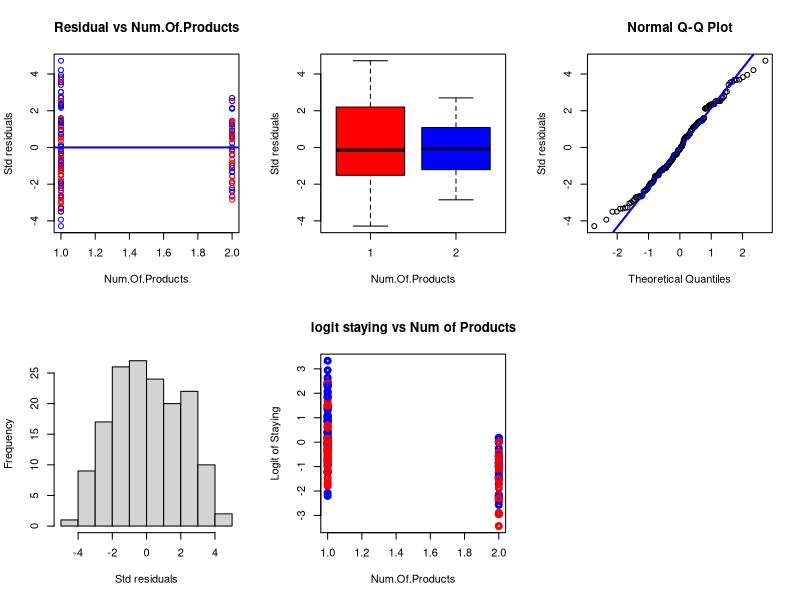
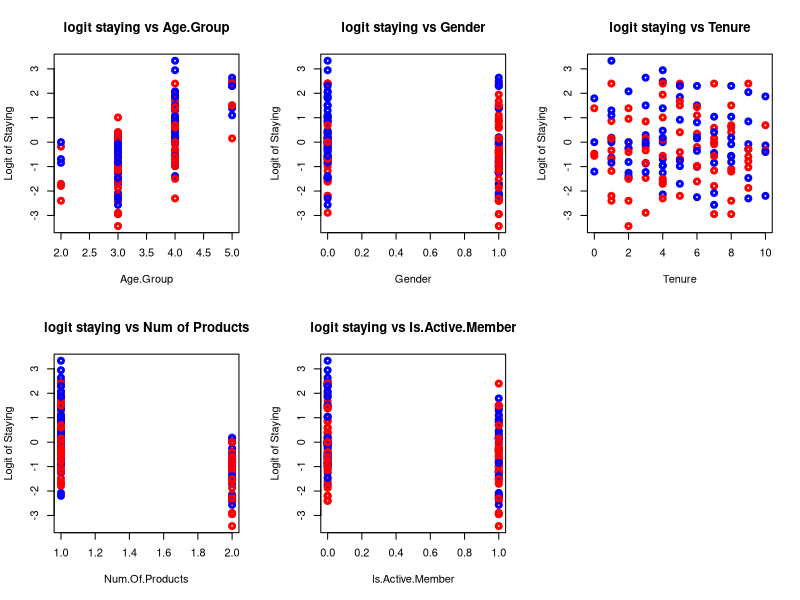
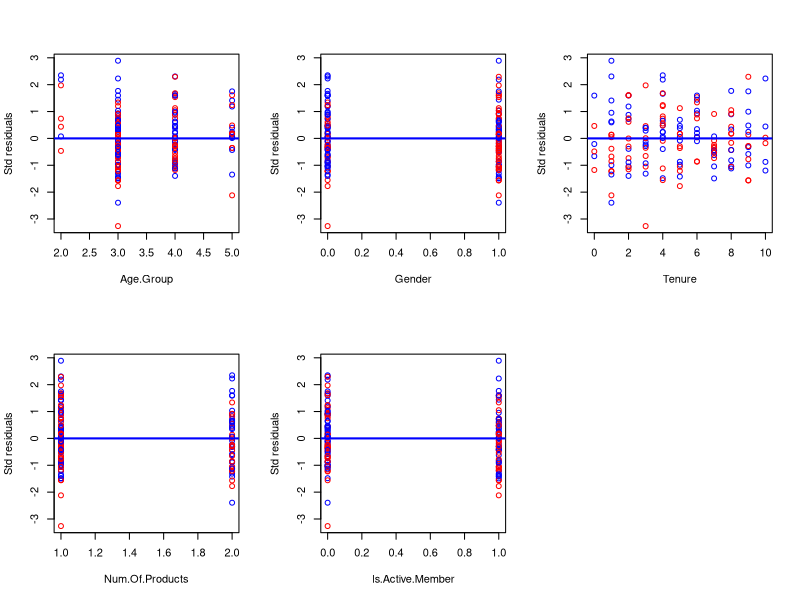
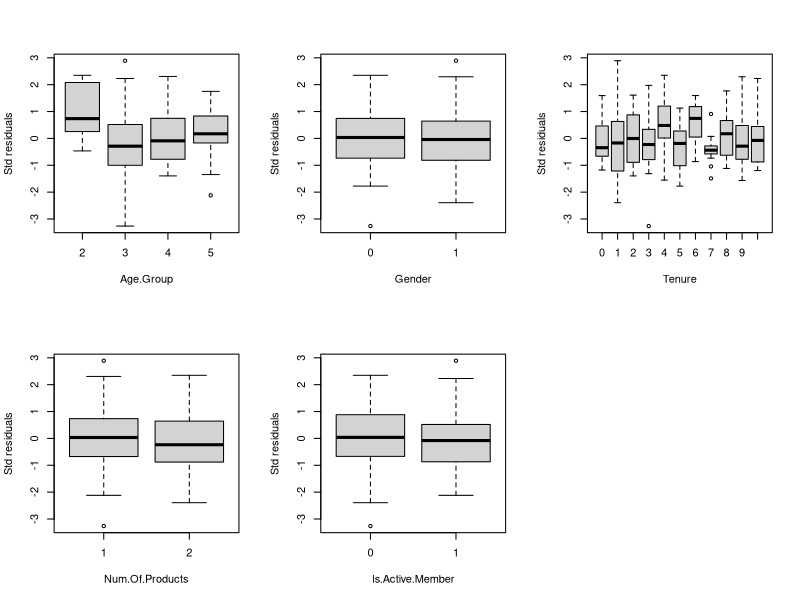
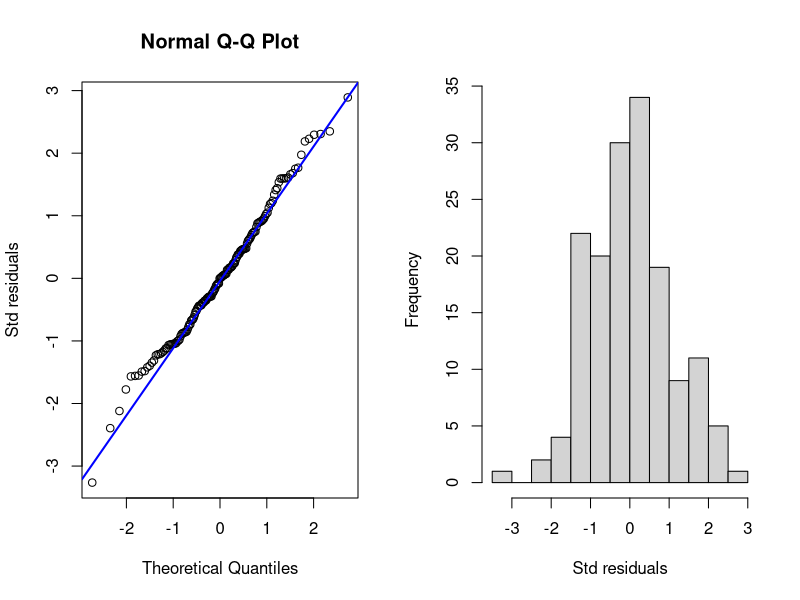

These charts were generated, in order, by the following R code:
## ---- chunk 1
knitr::opts_chunk$set(echo = TRUE)
## ---- chunk 2
# import the data
data = read.csv("hw3_data.csv", header=TRUE, fileEncoding="UTF-8-BOM")
data$Staying = data$Stay/data$Employees
head(data)
attach(data)
## ---- chunk 3
model1 = glm(Staying ~ Num.Of.Products, weights=Employees , family=binomial)
summary(model1)
## ---- chunk 4
#exp(confint(model1, level = 0.90))
# -1.7668
confint(model1, level = 0.90)
## Lower summary(model1)$coefficients[2,1] - (summary(model1)$coefficients[2,2] * qnorm(0.95))
## Upper summary(model1)$coefficients[2,1] + (summary(model1)$coefficients[2,2] * qnorm(0.95))
## ---- chunk 5
## Test for overall regression
gstat = model1$null.deviance - deviance(model1)
c(gstat, 1-pchisq(gstat,length(coef(model1))-1))

## Test for GOF: Using deviance residuals
c(deviance(model1), 1 - pchisq(deviance(model1),156))

## Test for GOF: Using Person residuals
pearres1 = residuals(model1,type="pearson")
pearson1.tvalue = sum(pearres1^2)
c(pearson1.tvalue, 1-pchisq(pearson1.tvalue,156))

## ---- chunk 6
par(mfrow=c(2,3))
#Residual Analysis
res1 = resid(model1,type="deviance")
plot(Num.Of.Products,res1,ylab="Std residuals",xlab="Num.Of.Products",
     main="Residual vs Num.Of.Products", col=c("red","blue"))
abline(0,0,col="blue",lwd=2)
boxplot(res1~Num.Of.Products,ylab = "Std residuals", col=c("red","blue"))
#Normality Assumption
qqnorm(res1, ylab="Std residuals")
qqline(res1,col="blue",lwd=2)
hist(res1,10,xlab="Std residuals", main="")

#Linearity Assumption 
plot(Num.Of.Products,log((Staying)/(1-Staying)), ylab="Logit of Staying",
     main="logit staying vs Num of Products", col=c("red","blue"),lwd=3)
## ---- chunk 7

d = deviance(model1)
d2 = sum(residuals(model1, type = "deviance")^2)
d2
n = nrow(data)
p = length(model1$coefficients) - 1

disp = d2/(n - p - 1)
disp

model1$deviance
model1$df.residual

model1$deviance/model1$df.residual
## ---- chunk 8
model2 = glm(Staying ~ Age.Group+Gender+Tenure+Num.Of.Products+Is.Active.Member, 
             weights=Employees , family=binomial)
summary(model2)
## ---- chunk 9


## ---- chunk 10

c(deviance(model2), 1 - pchisq(deviance(model2),152))

pearres2 = residuals(model2,type="pearson")
pearson2.tvalue = sum(pearres2^2)
c(pearson2.tvalue, 1-pchisq(pearson2.tvalue,152))

## ---- chunk 11
#Linearity Assumptions
par(mfrow=c(2,3))
plot(Age.Group,log((Staying)/(1-Staying)), ylab="Logit of Staying", xlab = "Age.Group", 
     main="logit staying vs Age.Group", col=c("red","blue"),lwd=3)
plot(Gender,log((Staying)/(1-Staying)), ylab="Logit of Staying",xlab = "Gender",
     main="logit staying vs Gender", col=c("red","blue"),lwd=3)
plot(Tenure,log((Staying)/(1-Staying)), ylab="Logit of Staying",xlab = "Tenure",
     main="logit staying vs Tenure", col=c("red","blue"),lwd=3)
plot(Num.Of.Products,log((Staying)/(1-Staying)), ylab="Logit of Staying",xlab = "Num.Of.Products",
     main="logit staying vs Num of Products", col=c("red","blue"),lwd=3)
plot(Is.Active.Member,log((Staying)/(1-Staying)), ylab="Logit of Staying",xlab = "Is.Active.Member",
     main="logit staying vs Is.Active.Member", col=c("red","blue"),lwd=3)
## ---- chunk 12
#Residual Analysis
par(mfrow=c(2,3))
res2 = resid(model2,type="deviance")
plot(Age.Group,res2,ylab="Std residuals",xlab="Age.Group", col=c("red","blue"))
abline(0,0,col="blue",lwd=2)
plot(Gender,res2,ylab="Std residuals",xlab="Gender", col=c("red","blue"))
abline(0,0,col="blue",lwd=2)
plot(Tenure,res2,ylab="Std residuals",xlab="Tenure", col=c("red","blue"))
abline(0,0,col="blue",lwd=2)
plot(Num.Of.Products,res2,ylab="Std residuals",xlab="Num.Of.Products", col=c("red","blue"))
abline(0,0,col="blue",lwd=2)
plot(Is.Active.Member,res2,ylab="Std residuals",xlab="Is.Active.Member", col=c("red","blue"))
abline(0,0,col="blue",lwd=2)

## ---- chunk 13
par(mfrow=c(2,3))
boxplot(res2~Age.Group,ylab = "Std residuals", xlab = "Age.Group")
boxplot(res2~Gender,ylab = "Std residuals", xlab = "Gender")
boxplot(res2~Tenure,ylab = "Std residuals", xlab = "Tenure")
boxplot(res2~Num.Of.Products,ylab = "Std residuals", xlab = "Num.Of.Products")
boxplot(res2~Is.Active.Member,ylab = "Std residuals", xlab = "Is.Active.Member")
## ---- chunk 14
#Normality Assumption
par(mfrow=c(1,2))
qqnorm(res2, ylab="Std residuals")
qqline(res2,col="blue",lwd=2)
hist(res2,10,xlab="Std residuals", main="")

## ---- chunk 15
#Calculate dispersion
d = deviance(model2)
d2 = sum(residuals(model2, type = "deviance")^2)
n = nrow(data)
p2 = length(model2$coefficients) - 1

disp = d2/(n - p2 - 1)
disp
## ---- chunk 16
model3 = glm(Staying ~ as.factor(Age.Group)+as.factor(Gender)+as.factor(Tenure)+
               as.factor(Num.Of.Products)+as.factor(Is.Active.Member), 
             weights=Employees , family=binomial)
summary(model3)

## ---- chunk 17
c(deviance(model3), 1 - pchisq(deviance(model3),141))

pearres3 = residuals(model3,type="pearson")
pearson3.tvalue = sum(pearres3^2)
c(pearson3.tvalue, 1-pchisq(pearson3.tvalue,141))

d = deviance(model3)
d3 = sum(residuals(model3, type = "deviance")^2)
n = nrow(data)
p3 = length(model3$coefficients) - 1

disp = d3/(n - p3 - 1)
disp
## ---- chunk 18
newData1 = data.frame(Num.Of.Products=2)
predict.glm(model1, newData1)

## ---- chunk 19
newData2 = data.frame(Age.Group=2, Gender=0, Tenure=2, Num.Of.Products=2, Is.Active.Member=1)
predict.glm(model2, newData2)


